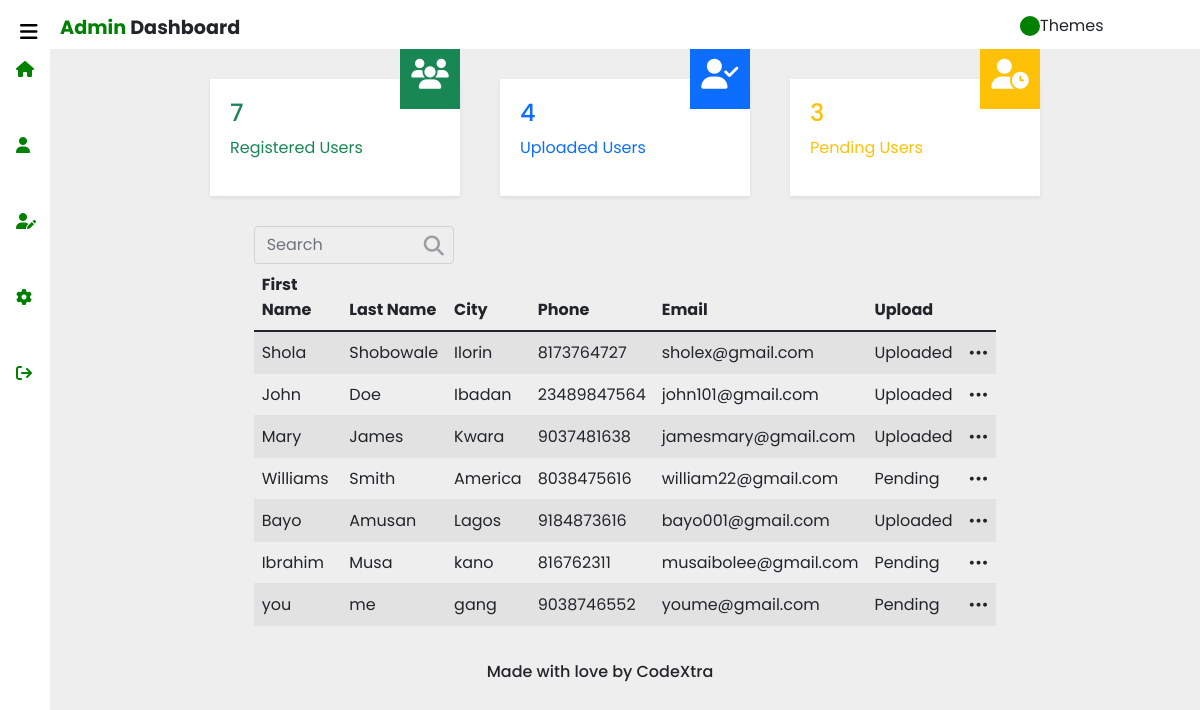
The page / on the database its author committed.
### tables this page shows
CREATE TABLE `users` (
  `id` int(11) NOT NULL,
  `fName` tinytext NOT NULL,
  `lName` tinytext NOT NULL,
  `city` tinytext NOT NULL,
  `email` longtext NOT NULL,
  `tel` bigint(20) NOT NULL,
  `Imgstatus` int(11) NOT NULL DEFAULT 0,
  `upload` tinytext NOT NULL DEFAULT 'Pending'
);

### index.php (the view, shortened to what this page needs)
<?php
  require("header.php");
?>
<div class="home-content">
     <div class="container-fluid">
    <div class="row">
      <div class="stat col-sm-3 shadow-sm bg-white text-success">
        <div class="bg-success">
          <i class="fa-solid fa-users text-white"></i>
        </div>
        <?php
          $sql = "SELECT * FROM users";
          $result = mysqli_query($conn, $sql);
          $resultChecker = mysqli_num_rows($result);
          echo '<h4>'.$resultChecker.'</h4>';
        ?>
        <p>Registered Users</p>
      </div>
      <div class="stat col-sm-3 shadow-sm bg-white text-primary">
        <div class="bg-primary">
          <i class="fa-solid fa-user-check text-white"></i>
        </div>
        <?php
          $sql = "SELECT * FROM users WHERE upload = 'Uploaded';";
          $result = mysqli_query($conn, $sql);
          $resultChecker = mysqli_num_rows($result);
          echo '<h4>'.$resultChecker.'</h4>';
        ?>
        <p>Uploaded Users</p>
      </div>
      <div class="stat col-sm-3 shadow-sm bg-white text-warning">
        <div class="bg-warning">
          <i class="fa-solid fa-user-clock text-white"></i>
        </div>
        <?php
          $sql = "SELECT * FROM users WHERE upload = 'Pending';";
          $result = mysqli_query($conn, $sql);
          $resultChecker = mysqli_num_rows($result);
          echo '<h4>'.$resultChecker.'</h4>';
        ?>
        <p>Pending Users</p>
      </div>
    </div>
  </div>
  <div class="container-fluid">
    <div class="row">
       <div class="col-md-8">
           <div class="search">
             <i class="fa-solid fa-magnifying-glass"></i>
      <input type="text" name="" id="search" class="form-control" placeholder="Search" />
    </div>
           <div class="table-data">
      <table class="table table-striped table-hover">
        <thead>
          <tr>
            <th>First Name</th>
            <th>Last Name</th>
            <th>City</th>
            <th>Phone</th>
            <th>Email</th>
            <th>Upload</th>
          </tr>
        </thead>
        <tbody>
          <?php
          $sql = "SELECT * FROM users ";
          $result = mysqli_query($conn, $sql);
          $resultChecker = mysqli_num_rows($result);
          if ($resultChecker > 0) {
            while ($row = mysqli_fetch_assoc($result)) {
              $id = $row['id'];
              $fName = $row['fName'];
              $lName = $row['lName'];
              $city = $row['city'];
              $tel = $row['tel'];
              $email = $row['email'];
              $upload = $row['upload'];
              echo '<tr>
              <td>'.$fName.'</td>
              <td>'.$lName.'</td>
              <td>'.$city.'</td>
              <td>'.$tel.'</td>
              <td>'.$email.'</td>
              <td>'.$upload.'</td>
              <td>•••<div class="links shadow-sm">
              <form method="get" action="includes/table.inc.php?id="'.$id.'"">
                <button type="submit" name="view" value="'.$id.'">View Details</button>
                <button type="submit" name="edit" value="'.$id.'">Edit User</button>
                <button type="submit" name="delete" value="'.$id.'">Delete User</button>
                <button type="submit" name="upload" value="'.$id.'">Upload User</button>
                <button type="submit" name="img" value="'.$id.'">Upload User Image</button>
              </div></td>
              </form>
            </tr>';
            }
          } else {
            echo '<h1 style="color:red;">No User Found</h1>';
          }
          ?>
        </tbody>
      </table>
    </div>
       </div>
    </div>
  </div>
</div>
<?php
  require("footer.php");
?>

### style.css (style rules this page uses)
:root { --grey: #eee; --white: #fff; --green: green; --black: #000000; }
* { margin: 0; padding: 0; box-sizing: border-box; font-family: 'Poppins', sans-serif; }
body { background-color: var(--grey); position: relative; }
.home-content { margin-left: 50px; margin-top: 25px; }
.row { display: flex; align-items: center; justify-content: center; }
.row .stat { padding: 20px; z-index: -1; }
.stat { position: relative; margin: 30px 20px; width: 250px; }
.stat div { display: flex; align-items: center; justify-content: center; width: 60px; height: 70px; position: absolute; top: -40px; left: 76%; border: 1px solid; }
.stat div i { font-size: 30px; }
.search { width: 200px; position: relative; background: var(--grey); }
.search i { position: absolute; top: 10px; left: 85%; font-size: 20px; opacity: 0.4; }
.search input { box-shadow: none !important; background: var(--grey); }
::placeholder { padding-left: 0px; }
.table-data { display: flex; align-items: center; justify-content: center; }
tbody tr td:last-child { position: relative; }

### rows shown on the page
users: fName "Shola", lName "Shobowale", city "Ilorin", tel "8173764727", email "sholex@gmail.com", upload "Uploaded"
users: fName "John", lName "Doe", city "Ibadan", tel "23489847564", email "john101@gmail.com", upload "Uploaded"
users: fName "Mary", lName "James", city "Kwara", tel "9037481638", email "jamesmary@gmail.com", upload "Uploaded"
users: fName "Williams", lName "Smith", city "America", tel "8038475616", email "william22@gmail.com", upload "Pending"
users: fName "Bayo", lName "Amusan", city "Lagos", tel "9184873616", email "bayo001@gmail.com", upload "Uploaded"
users: fName "Ibrahim", lName "Musa", city "kano", tel "816762311", email "musaibolee@gmail.com", upload "Pending"
users: fName "you", lName "me", city "gang", tel "9038746552", email "youme@gmail.com", upload "Pending"

### other values the page prints
$resultChecker "7"
$resultChecker "4"
$resultChecker "3"
